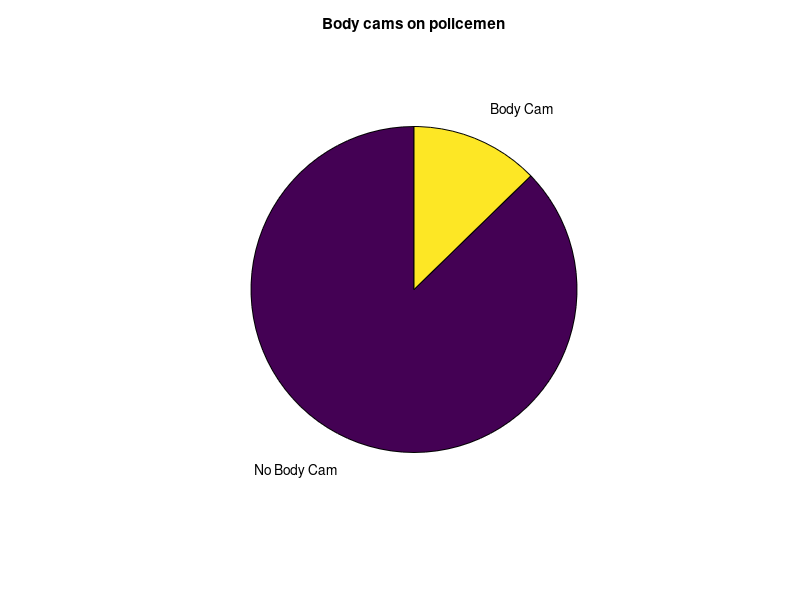

Write the MATLAB code that produced this figure.
X = [5.9 60.1 18.5 13.4 2.8 1.3];
labels = {'Asian', 'White', 'Hisp', 'Black', 'Other', 'Native'};
pie(X, labels)
title('Population of the US')
X = [5313 774];
labels = {'No Body Cam', 'Body Cam'};
pie(X,labels)
title('Body cams on policemen')